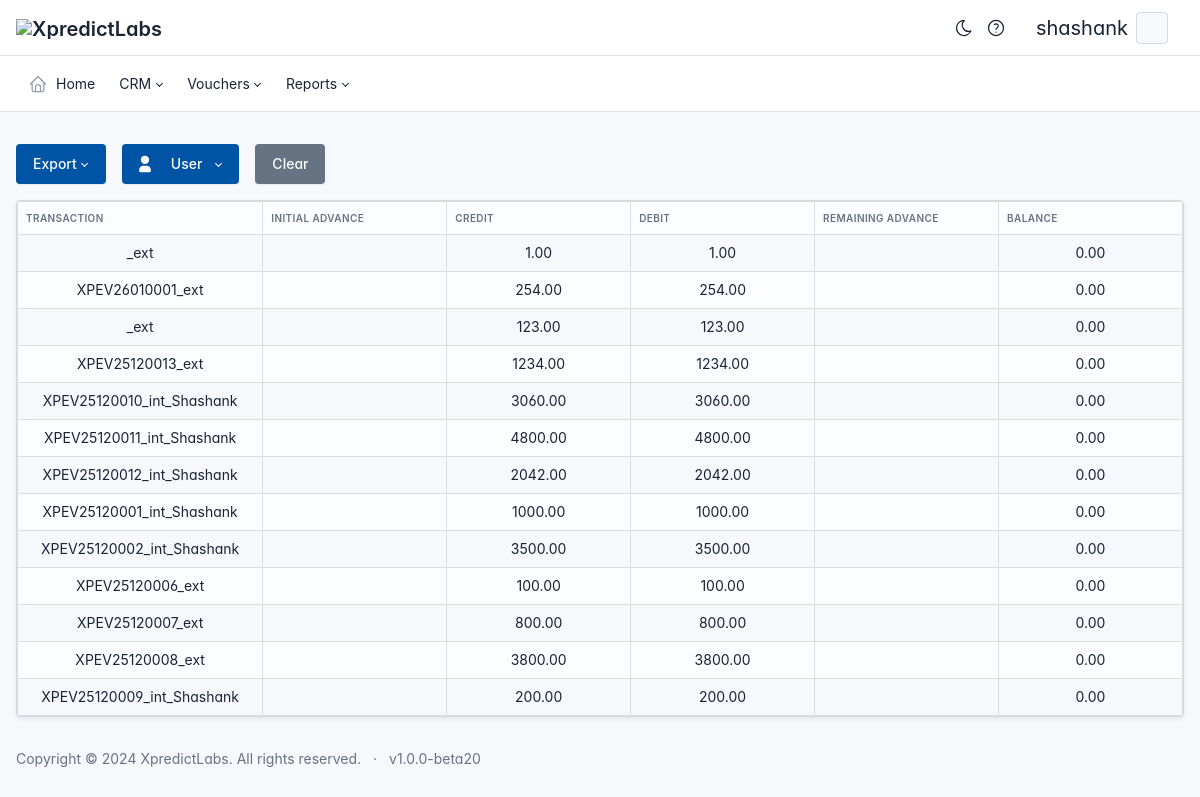
Page /website/voucher-summary/ (signed in) on the committed database.
### app/models.py (models this page shows, shortened)
class UserProfile(models.Model):
    user = models.OneToOneField(User, on_delete=models.CASCADE)
    employee_id = models.CharField(max_length=10, unique=True, editable=False)
    zone = models.ForeignKey(Zone, on_delete=models.SET_NULL, null=True, blank=True, default=None)
    groups = models.ManyToManyField(Group, blank=True)
    email = models.EmailField(unique=True)  # Ensure unique email
    contact_number = models.CharField(max_length=15, default="0000000000")
    date_of_birth = models.DateField(default="2000-01-01")
    division = models.ForeignKey(Division, on_delete=models.SET_NULL, null=True, blank=True, default=None)
    target= models.ForeignKey(Target, on_delete=models.SET_NULL, null=True, blank=True)
    profile_picture = models.ImageField(upload_to="profile_pics/", default="profile_pics/default.jpg")

class CoreModule(models.Model):
    name = models.CharField(max_length=100, unique=True)  # Module name (e.g., "CRM")
    description = models.TextField(blank=True, null=True)  # Optional description
    is_active = models.BooleanField(default=True)  # Globally enable or disable this module
    slug = models.SlugField(unique=True, blank=True, null=True)  # Slug field for URL

### website/models.py (models this page shows, shortened)
class Expense(models.Model):
    ITEM_TYPES = [
        ('fright_transportation', 'Fright/Transportation'),
        ('food_grocery', 'Food/Grocery'),
        ('fuel_oil', 'Fuel and Oil'),
        ('others', 'Others'),
        ('vendor', 'Vendor'),
        ('reimbursement', 'Reimbursement'),
        ('site_services', 'Site Services'),
        ('advances', 'Advances'),
        ('travelling', 'Travelling'),
        ('electricity_bill', 'Electricity Bill'),
        ('internet_bill', 'Internet Bill'),
        ('postage_telegram', 'Postage and Telegram'),
        ('machine_repair', 'Machine Repair and Maintenance'),
        ('conveyance', 'Conveyance'),
        ('stationary_printing', 'Stationary and Printing'),
        ('hospitality', 'Hospitality'),
        ('medicine', 'Medicine'),
    ]
    TRANSACTION_CATEGORY_CHOICES = [
        ('internal', 'Internal'),
        ('external', 'External'),
    ]
    PAYMENT_MODE_CHOICES = [
        ('cash', 'Cash'),
        ('upi', 'UPI'),
        ('net_banking', 'Net Banking'),
        ('debit_card', 'Debit Card'),
        ('credit_card', 'Credit Card'),
    ]
    PAYMENT_OPTIONS = [
    ('bill', 'Bill'),
    ('voucher', 'Voucher'),
    ('gst', 'GST'),
     ('2_wheeler', '2-Wheeler'),
    ('4_wheeler', '4-Wheeler'),
]
    created_by = models.ForeignKey(User, on_delete=models.CASCADE, related_name='created_expenses', null=True, blank=True)
    item_type = models.CharField(max_length=50, choices=ITEM_TYPES, blank=True, null=True)
    item_name = models.CharField(max_length=100, blank=True, null=True)
    date = models.DateField(auto_now_add=True)
    transaction_option = models.CharField(max_length=20, choices=PAYMENT_OPTIONS, null=True)
    bill_photo = models.FileField(upload_to='bills/', blank=True, null=True)
    voucher_number = models.CharField(max_length=100, blank=True, null=True)
    transaction_category = models.CharField(max_length=100, choices=TRANSACTION_CATEGORY_CHOICES, blank=True, null=True)
    internal_option = models.CharField(max_length=100, null=True, blank=True, default='abs')
    external_type = models.CharField(max_length=100, null=True, blank=True, default='legs')
    gst_photo = models.ImageField(upload_to='gst_photos/', null=True, blank=True)
    payment_mode = models.CharField(max_length=20, choices=PAYMENT_MODE_CHOICES, blank=True, null=True)
    proof_photo = models.FileField(upload_to='proofs/', blank=True, null=True)
    amount = models.DecimalField(max_digits=10, decimal_places=2, blank=True, null=True)
    transaction_details = models.TextField(null=True, blank=True)
    evoucher_number = models.CharField(max_length=100, blank=True, null=True)
    transaction_date = models.DateField(null=True, blank=True)
    status = models.CharField(max_length=20, choices=[('pending', 'Pending'), ('paid', 'Paid'), ('rejected', 'Rejected')], default='pending')
    is_draft = models.BooleanField(default=False)
    advance_group = models.ForeignKey('AdvanceGroup', on_delete=models.SET_NULL, null=True, blank=True)
    rejection_reason = models.TextField(blank=True, null=True, default='NONE')
    is_approved = models.BooleanField(default=False)
    is_rejected = models.BooleanField(default=False)
    km = models.DecimalField(max_digits=10, decimal_places=2, blank=True, null=True)  # Kilometers field
    conveyance = models.ForeignKey('Conveyance', on_delete=models.SET_NULL, null=True, blank=True)  # Use string for Conveyance
    delete_requested = models.BooleanField(default=False)
    is_allocation = models.BooleanField(default=False)

### website/views.py (the view, shortened to what this page needs)
# urls.py: path('voucher-summary/', views.transaction, name='transaction'),
def transaction(request):
    user = request.user
    transaction_date_from = request.GET.get('transaction_date_from', None)
    transaction_date_to = request.GET.get('transaction_date_to', None)
    item_type_filter = request.GET.get('item_type', '')
    search_query = request.GET.get('search', '').strip()
    selected_user_id = request.GET.get('user_id', None)  # Capture user selection
    users = User.objects.all()
    if user.is_staff or user.is_superuser:
        expenses = Expense.objects.all()  # Admin or staff see all vouchers
    else:
        expenses = Expense.objects.filter(
    created_by=user
) | Expense.objects.filter(
    transaction_category='internal', internal_option__icontains=user.username
)
    expenses = expenses.order_by('-transaction_date')
    if selected_user_id:
        expenses = expenses.filter(created_by_id=selected_user_id)  # Filter by selected user
    if item_type_filter:
        expenses = expenses.filter(item_type=item_type_filter)
    if transaction_date_from:
        try:
            transaction_date_from = datetime.strptime(transaction_date_from, '%Y-%m-%d').date()
            expenses = expenses.filter(transaction_date__gte=transaction_date_from)
        except ValueError:
            pass
    if transaction_date_to:
        try:
            transaction_date_to = datetime.strptime(transaction_date_to, '%Y-%m-%d').date()
            expenses = expenses.filter(transaction_date__lte=transaction_date_to)
        except ValueError:
            pass
    summary_data = []
    user_balances = defaultdict(int)
    for index, expense in enumerate(expenses.distinct()):
        evoucher_number = expense.evoucher_number if expense.evoucher_number else ''
        if expense.transaction_category == 'internal' and expense.internal_option:
            internal_users = "_".join(expense.internal_option.split(","))
            internal_or_external = f"int_{internal_users}"
        else:
            internal_or_external = "ext"
        summary = f"{evoucher_number}_{internal_or_external}"
        debit = expense.amount
        credit = expense.amount if expense.status == 'paid' else 0
        user_balances[expense.created_by] += credit - debit
        current_balance = user_balances[expense.created_by]
        summary_data.append({
            'slno': index + 1,
            'transaction_date': expense.transaction_date,
            'summary': summary,
            'debit': debit,
            'credit': credit if credit else "",
            'balance': current_balance,
            'created_by': expense.created_by,
        })
    export_type = request.GET.get('export', '').lower()
    if export_type == 'csv':
        return export_csv(summary_data)
    elif export_type == 'xlsx':
        return export_xlsx(summary_data)
    elif export_type == 'pdf':
        return export_pdf(summary_data)
    context = {
        'summary_data': summary_data,
        'transaction_date_from': transaction_date_from,
        'transaction_date_to': transaction_date_to,
        'item_types': Expense.objects.values_list('item_type', flat=True).distinct(),
        'search_query': search_query,
        'users': users,
        'selected_user_id': selected_user_id,  # Pass the selected user ID to the template
        'request': request
    }
    return render(request, 'xp/voucher_summary.html', context)

### templates/xp/voucher_summary.html (shortened to what this page needs)
{% extends 'base.html' %}
{% block content %}
<div class="container-fluid mt-5">
    <div class="d-flex justify-content-between mb-3">
        <div class="d-flex gap-3">
            <div class="dropdown">
                <button class="btn btn-primary dropdown-toggle" type="button" id="exportDropdown" data-bs-toggle="dropdown" aria-expanded="false">
                    Export
                </button>
            </div>
            {% if user.is_staff %}
            <form method="get" class="d-flex">
                <div class="dropdown">
                    <a href="#" class="btn btn-primary dropdown-toggle d-flex align-items-center gap-2 justify-content-center" id="userDropdown" data-bs-toggle="dropdown" aria-expanded="false" >
                        <span class="text-white" style="font-size: 14px"> User </span>
                    </a>
                </div>
            </form>
            <a href="{% url 'transaction' %}" class="btn btn-secondary">Clear</a>
            {% endif %}
        </div>
    </div>
    <div class="table-responsive shadow-sm rounded border">
        <table class="table table-striped table-hover align-middle">
            <thead class="table-dark">
                <tr>
                    <th style="width: 20%; border: 1px solid #ddd; padding: 8px;">Transaction</th>
                    <th style="width: 15%; border: 1px solid #ddd; padding: 8px;">Initial Advance</th>
                    <th style="width: 15%; border: 1px solid #ddd; padding: 8px;">Credit</th>
                    <th style="width: 15%; border: 1px solid #ddd; padding: 8px;">Debit</th>
                    <th style="width: 15%; border: 1px solid #ddd; padding: 8px;">Remaining Advance</th>
                    <th style="width: 15%; border: 1px solid #ddd; padding: 8px;">Balance</th>
                </tr>
            </thead>
            <tbody>
                {% for item in summary_data %}
                    <tr>
                        <td class="text-center" style="border: 1px solid #ddd; padding: 8px;">{{ item.summary }}</td>
                        <td class="text-center" style="border: 1px solid #ddd; padding: 8px;">{{ item.advance }}</td>
                        <td class="text-center" style="border: 1px solid #ddd; padding: 8px;">{{ item.credit }}</td>
                        <td class="text-center" style="border: 1px solid #ddd; padding: 8px;">{{ item.debit }}</td>
                        <td class="text-center" style="border: 1px solid #ddd; padding: 8px;">{{ item.advance }}</td>
                        <td class="text-center" style="border: 1px solid #ddd; padding: 8px;">{{ item.balance }}</td>
                    </tr>
                {% empty %}
                    <tr>
                        <td colspan="6" class="text-center text-muted">No records found.</td>
                    </tr>
                {% endfor %}
            </tbody>
        </table>
    </div>
</div>
{% endblock %}

### templates/base.html (shortened to what this page needs)
<!doctype html>
{% load static %}
<html lang="en">
<head>
	{% load static %}
	<link href="{% static 'css/tabler.min.css' %}" rel="stylesheet" />
	<link href="{% static 'css/tabler-flags.min.css' %}" rel="stylesheet" />
	<link href="{% static 'css/tabler-payments.min.css' %}" rel="stylesheet" />
	<link href="{% static 'css/tabler-vendors.min.css' %}" rel="stylesheet" />
	<link href="{% static 'css/extra.css' %}" rel="stylesheet" />
	<link href="{% static 'css/demo.min.css' %}" rel="stylesheet" />
	<link rel="stylesheet" href="https://cdn.datatables.net/2.1.8/css/dataTables.dataTables.css" />
	<link href="https://cdnjs.cloudflare.com/ajax/libs/select2/4.0.13/css/select2.min.css" rel="stylesheet" />
</head>
<body>
	<div class="page">
		<header class="navbar navbar-expand-md d-print-none">
			<div class="container-fluid">
				<h1 class="navbar-brand navbar-brand-autodark d-none-navbar-horizontal pe-0 pe-md-3">
					<a href="{% url 'home' %}">
						<img src="{% static 'xlogo.png' %}" width="110" height="32" alt="XpredictLabs"
							class="navbar-brand-image">
					</a>
				</h1>
				<div class="navbar-nav flex-row order-md-last">
					<div class=" d-flex">
						<a href="?theme=dark" class="nav-link px-0 hide-theme-dark" title="Enable dark mode"
							data-bs-toggle="tooltip" data-bs-placement="bottom">
						</a>
						<div class="nav-item dropdown d-flex me-3">
							<a href="#" class="nav-link px-0" data-bs-toggle="dropdown" aria-expanded="false" title="Help & Manuals">
							</a>
						</div>
						<div class="nav-item dropdown d-flex me-3">
							{% if user.is_authenticated %}
							<div class="nav-item dropdown ">
								<a href="#" class="nav-link d-flex lh-1 text-reset p-0" data-bs-toggle="dropdown"
									aria-label="Open user menu">
									<div class=" d-sm-block ps-2 me-2">
											<div class="fs-2">{{ user.username }} </div>
									</div>
									<span class="avatar avatar-sm"
      										style="background-image: url('{{ user.userprofile.profile_picture.url }}')">
									</span>
								</a>
							</div>
							{% else %}
							<div class="nav-item">
								<a class="nav-link text-white" href="{% url 'login' %}">Login</a>
							</div>
							{% endif %}
						</div>
					</div>
				</div>
			</div>
		</header>
		<header class="navbar-expand-md">
			<div class="collapse navbar-collapse" id="navbar-menu">
				<div class="navbar">
					<div class="container-fluid">
						<ul class="navbar-nav">
							<li class="nav-item">
								<a class="nav-link" href="{% url 'home' %}">
									<span class="nav-link-icon d-md-none d-lg-inline-block">
									</span>
									<span class="nav-link-title">
										Home
									</span>
								</a>
							</li>
									{% for module, visible_submodules in modules_with_submodules.items %}
									<li class="nav-item dropdown">
										<a class="nav-link dropdown-toggle" href="#" id="dropdown-{{ module.id }}"
											role="button" data-bs-toggle="dropdown" aria-haspopup="true"
											aria-expanded="false">
											{{ module.name }}
										</a>
									</li>
									{% endfor %}
						</ul>
					</div>
				</div>
			</div>
		</header>
		<div class="page-wrapper">
			{% block content %}{% endblock content %}
			<footer class="footer footer-transparent d-print-none">
				<div class="container-fluid">
					<div class="row text-center align-items-center flex-row">
						<div class="col-12 col-lg-auto mt-3 mt-lg-0">
							<ul class="list-inline list-inline-dots mb-0">
								<li class="list-inline-item">
									Copyright &copy; 2024
									<a href="https://xpredictlabs.com/" class="link-secondary"> XpredictLabs</a>.
									All rights reserved.
								</li>
								<li class="list-inline-item">
									v1.0.0-beta20
								</li>
							</ul>
						</div>
					</div>
				</div>
			</footer>
		</div>
	</div>
    <link href="https://cdn.jsdelivr.net/npm/select2@4.0.13/dist/css/select2.min.css" rel="stylesheet">
</body>
</html>

### rows in the picture
CoreModule: name "CRM"
CoreModule: name "Vouchers"
CoreModule: name "Reports"

### other values in the picture
{{ user.username }} "shashank"
{{ item.summary }} "_ext"
{{ item.credit }} "1.00"
{{ item.debit }} "1.00"
{{ item.balance }} "0.00"
{{ item.summary }} "XPEV26010001_ext"
{{ item.credit }} "254.00"
{{ item.debit }} "254.00"
{{ item.credit }} "123.00"
{{ item.debit }} "123.00"
{{ item.summary }} "XPEV25120013_ext"
{{ item.credit }} "1234.00"
{{ item.debit }} "1234.00"
{{ item.summary }} "XPEV25120010_int_Shashank"
{{ item.credit }} "3060.00"
